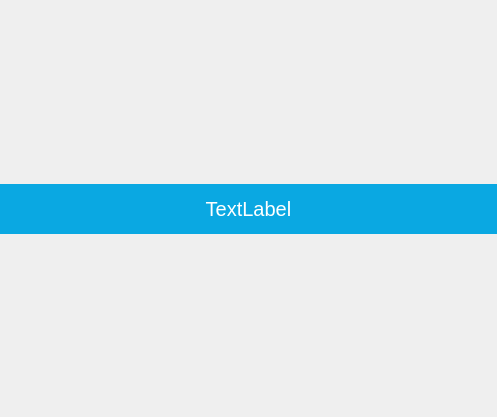
<?xml version="1.0" encoding="UTF-8"?>
<ui version="4.0">
 <class>AnimateToast</class>
 <widget class="QDialog" name="AnimateToast">
  <property name="geometry">
   <rect>
    <x>0</x>
    <y>0</y>
    <width>497</width>
    <height>417</height>
   </rect>
  </property>
  <property name="windowTitle">
   <string>Dialog</string>
  </property>
  <layout class="QVBoxLayout" name="verticalLayout">
   <property name="spacing">
    <number>0</number>
   </property>
   <property name="leftMargin">
    <number>0</number>
   </property>
   <property name="topMargin">
    <number>0</number>
   </property>
   <property name="rightMargin">
    <number>0</number>
   </property>
   <property name="bottomMargin">
    <number>0</number>
   </property>
   <item>
    <spacer name="verticalSpacer">
     <property name="orientation">
      <enum>Qt::Vertical</enum>
     </property>
     <property name="sizeHint" stdset="0">
      <size>
       <width>20</width>
       <height>181</height>
      </size>
     </property>
    </spacer>
   </item>
   <item>
    <widget class="QLabel" name="label">
     <property name="minimumSize">
      <size>
       <width>0</width>
       <height>50</height>
      </size>
     </property>
     <property name="styleSheet">
      <string notr="true">background: #0aa8e2;
color: #ffffff;
font-size: 20px;</string>
     </property>
     <property name="text">
      <string>TextLabel</string>
     </property>
     <property name="alignment">
      <set>Qt::AlignCenter</set>
     </property>
    </widget>
   </item>
   <item>
    <widget class="QWidget" name="widget_content" native="true">
     <property name="styleSheet">
      <string notr="true">#widget_content
{
	background-color: #FFFFFF;
}</string>
     </property>
     <layout class="QVBoxLayout" name="verticalLayout_item">
      <property name="spacing">
       <number>0</number>
      </property>
      <property name="leftMargin">
       <number>0</number>
      </property>
      <property name="topMargin">
       <number>0</number>
      </property>
      <property name="rightMargin">
       <number>0</number>
      </property>
      <property name="bottomMargin">
       <number>0</number>
      </property>
     </layout>
    </widget>
   </item>
   <item>
    <spacer name="verticalSpacer_2">
     <property name="orientation">
      <enum>Qt::Vertical</enum>
     </property>
     <property name="sizeHint" stdset="0">
      <size>
       <width>20</width>
       <height>180</height>
      </size>
     </property>
    </spacer>
   </item>
  </layout>
 </widget>
 <resources/>
 <connections/>
</ui>
